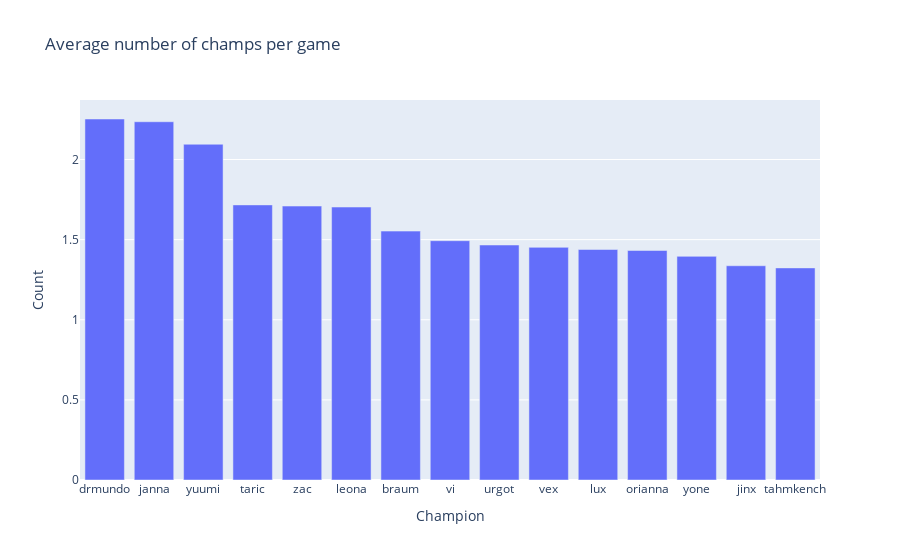

The cell this chart's notebook holds for it:
### Code cell
fig2 = px.bar(x = top_15_champs_mean.index, y = top_15_champs_mean, 
             labels={"x":"Champion", "y":"Count"}, 
             title="Average number of champs per game",)
fig2.show()

### Figure 1 — Plotly figure (JSON) as saved in the notebook; plotly's stock layout.template omitted (floating-point values rounded to 4 significant figures)
{"data": [{"alignmentgroup": "True", "hovertemplate": "Champion=%{x}<br>Count=%{y}<extra></extra>", "legendgroup": "", "marker": {"color": "#636efa", "pattern": {"shape": ""}}, "name": "", "offsetgroup": "", "orientation": "v", "showlegend": false, "textposition": "auto", "type": "bar", "x": ["drmundo", "janna", "yuumi", "taric", "zac", "leona", "braum", "vi", "urgot", "vex", "lux", "orianna", "yone", "jinx", "tahmkench"], "xaxis": "x", "y": [2.253, 2.236, 2.095, 1.717, 1.709, 1.703, 1.553, 1.493, 1.466, 1.452, 1.438, 1.432, 1.396, 1.337, 1.324], "yaxis": "y"}], "layout": {"barmode": "relative", "legend": {"tracegroupgap": 0}, "title": {"text": "Average number of champs per game"}, "xaxis": {"anchor": "y", "domain": [0, 1], "title": {"text": "Champion"}}, "yaxis": {"anchor": "x", "domain": [0, 1], "title": {"text": "Count"}}}}
